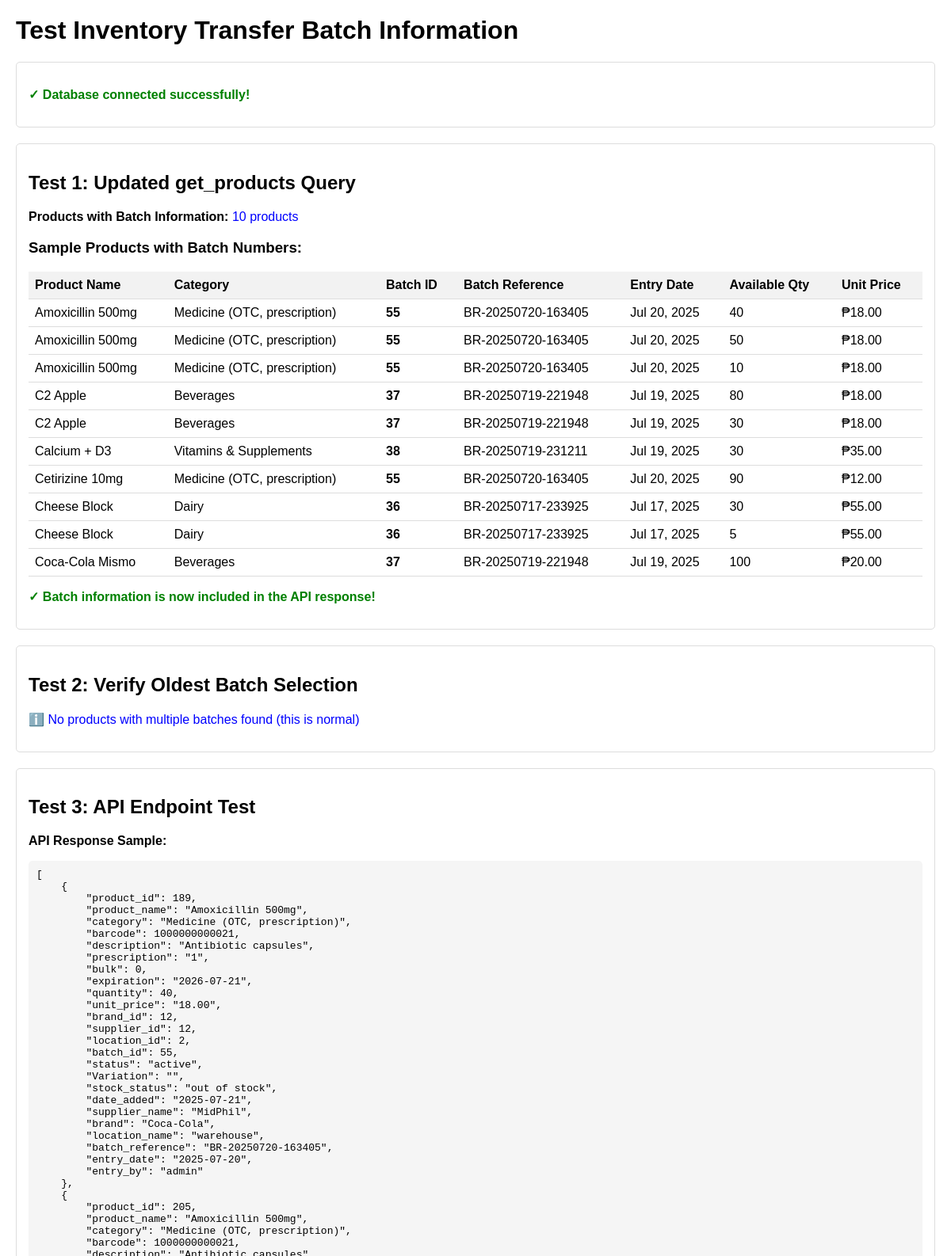
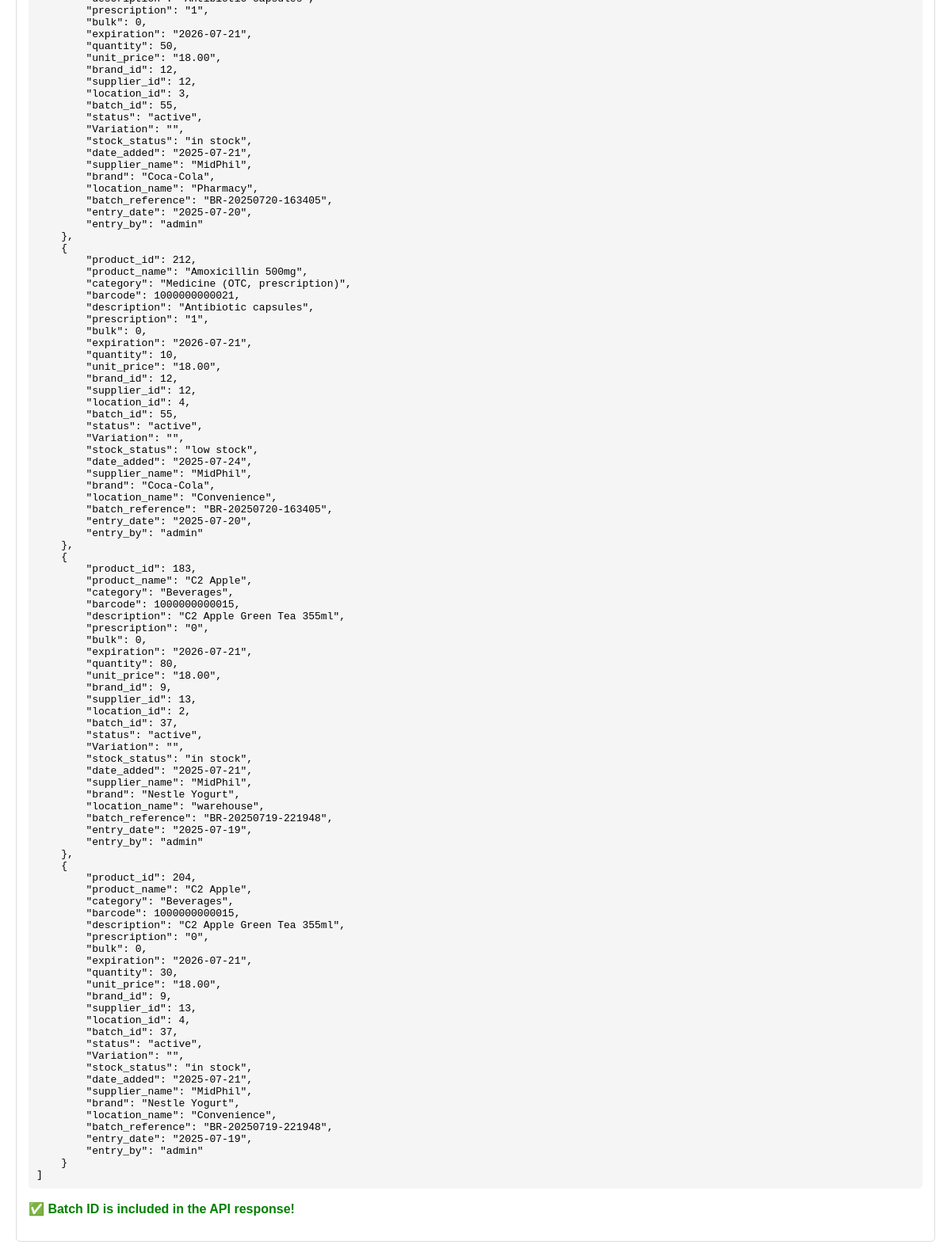
Screenshot of /test_inventory_transfer_batch.php (upper part) with the database file from the repository (2 pictures, top to bottom).
### tables this page shows
CREATE TABLE `tbl_product` (
  `product_id` int(11) NOT NULL,
  `product_name` varchar(255) NOT NULL,
  `category` varchar(255) NOT NULL,
  `barcode` bigint(20) DEFAULT NULL,
  `description` text DEFAULT NULL,
  `prescription` varchar(1) DEFAULT NULL,
  `bulk` tinyint(1) DEFAULT 0,
  `expiration` date DEFAULT NULL,
  `quantity` int(11) NOT NULL,
  `unit_price` decimal(10,2) NOT NULL,
  `brand_id` int(11) DEFAULT NULL,
  `supplier_id` int(11) DEFAULT NULL,
  `location_id` int(11) DEFAULT NULL,
  `batch_id` int(11) DEFAULT NULL,
  `status` enum('active','inactive') DEFAULT 'active',
  `Variation` varchar(255) DEFAULT NULL,
  `stock_status` varchar(20) DEFAULT 'in stock',
  `date_added` date DEFAULT curdate()
);

CREATE TABLE `tbl_batch` (
  `batch_id` int(11) NOT NULL,
  `date` date NOT NULL,
  `time` timestamp NOT NULL DEFAULT current_timestamp() ON UPDATE current_timestamp(),
  `batch` varchar(255) DEFAULT NULL,
  `batch_reference` varchar(50) DEFAULT NULL,
  `supplier_id` int(11) DEFAULT NULL,
  `location_id` int(11) DEFAULT NULL,
  `entry_date` date DEFAULT NULL,
  `entry_time` time DEFAULT NULL,
  `entry_by` varchar(100) DEFAULT NULL,
  `order_no` varchar(50) DEFAULT NULL,
  `order_ref` varchar(50) DEFAULT NULL
);

### test_inventory_transfer_batch.php (the view, shortened to what this page needs)
<?php
$servername = "localhost";
$username = "root";
$password = "";
$dbname = "enguio2";
echo "<h1>Test Inventory Transfer Batch Information</h1>\n";
try {
    $conn = new PDO("mysql:host=$servername;dbname=$dbname;charset=utf8mb4", $username, $password);
    $conn->setAttribute(PDO::ATTR_ERRMODE, PDO::ERRMODE_EXCEPTION);
    echo "<div class='section'>\n";
    echo "<p class='success'>✓ Database connected successfully!</p>\n";
    echo "</div>\n";
    echo "<div class='section'>\n";
    echo "<h2>Test 1: Updated get_products Query</h2>\n";
    $stmt = $conn->prepare("
        SELECT
            p.*,
            s.supplier_name,
            b.brand,
            l.location_name,
            batch.batch_id,
            batch.batch as batch_reference,
            batch.entry_date,
            batch.entry_by,
            COALESCE(p.date_added, CURDATE()) as date_added
        FROM tbl_product p
        LEFT JOIN tbl_supplier s ON p.supplier_id = s.supplier_id
        LEFT JOIN tbl_brand b ON p.brand_id = b.brand_id
        LEFT JOIN tbl_location l ON p.location_id = l.location_id
        LEFT JOIN (
            SELECT
                p2.product_id,
                b2.batch_id,
                b2.batch,
                b2.entry_date,
                b2.entry_by
            FROM tbl_product p2
            LEFT JOIN tbl_batch b2 ON p2.batch_id = b2.batch_id
            WHERE p2.batch_id IS NOT NULL
            GROUP BY p2.product_id
            HAVING MIN(b2.entry_date) = b2.entry_date
        ) batch ON p.product_id = batch.product_id
        WHERE (p.status IS NULL OR p.status <> 'archived')
        ORDER BY p.product_name ASC
        LIMIT 10
    ");
    $stmt->execute();
    $products = $stmt->fetchAll(PDO::FETCH_ASSOC);
    echo "<p><strong>Products with Batch Information:</strong> <span class='info'>" . count($products) . " products</span></p>\n";
    if (!empty($products)) {
        echo "<h3>Sample Products with Batch Numbers:</h3>\n";
        echo "<table>\n";
        echo "<thead><tr>\n";
        echo "<th>Product Name</th><th>Category</th><th>Batch ID</th><th>Batch Reference</th><th>Entry Date</th><th>Available Qty</th><th>Unit Price</th>\n";
        echo "</tr></thead><tbody>\n";
        foreach ($products as $product) {
            echo "<tr>\n";
            echo "<td>" . htmlspecialchars($product['product_name']) . "</td>\n";
            echo "<td>" . htmlspecialchars($product['category']) . "</td>\n";
            echo "<td><strong>" . ($product['batch_id'] ?: 'N/A') . "</strong></td>\n";
            echo "<td>" . htmlspecialchars($product['batch_reference'] ?: 'N/A') . "</td>\n";
            echo "<td>" . ($product['entry_date'] ? date('M d, Y', strtotime($product['entry_date'])) : 'N/A') . "</td>\n";
            echo "<td>" . $product['quantity'] . "</td>\n";
            echo "<td>₱" . number_format($product['unit_price'], 2) . "</td>\n";
            echo "</tr>\n";
        }
        echo "</tbody></table>\n";
        echo "<p class='success'>✓ Batch information is now included in the API response!</p>\n";
    } else {
        echo "<p class='error'>✗ No products found</p>\n";
    }
    echo "</div>\n";
    echo "<div class='section'>\n";
    echo "<h2>Test 2: Verify Oldest Batch Selection</h2>\n";
    $stmt = $conn->prepare("
        SELECT
            p.product_id,
            p.product_name,
            COUNT(DISTINCT b.batch_id) as total_batches,
            MIN(b.entry_date) as oldest_batch_date,
            MAX(b.entry_date) as newest_batch_date
        FROM tbl_product p
        LEFT JOIN tbl_batch b ON p.batch_id = b.batch_id
        WHERE p.status = 'active' AND p.batch_id IS NOT NULL
        GROUP BY p.product_id, p.product_name
        HAVING COUNT(DISTINCT b.batch_id) > 1
        ORDER BY p.product_name
        LIMIT 5
    ");
    $stmt->execute();
    $productsWithMultipleBatches = $stmt->fetchAll(PDO::FETCH_ASSOC);
    if (!empty($productsWithMultipleBatches)) {
        echo "<p><strong>Products with Multiple Batches:</strong> <span class='info'>" . count($productsWithMultipleBatches) . " products</span></p>\n";
        echo "<h3>Batch Date Range Verification:</h3>\n";
        echo "<table>\n";
        echo "<thead><tr>\n";
        echo "<th>Product Name</th><th>Total Batches</th><th>Oldest Batch Date</th><th>Newest Batch Date</th><th>Date Range</th>\n";
        echo "</tr></thead><tbody>\n";
        foreach ($productsWithMultipleBatches as $product) {
            $oldestDate = new DateTime($product['oldest_batch_date']);
            $newestDate = new DateTime($product['newest_batch_date']);
            $dateRange = $oldestDate->diff($newestDate)->days;
            echo "<tr>\n";
            echo "<td>" . htmlspecialchars($product['product_name']) . "</td>\n";
            echo "<td>" . $product['total_batches'] . "</td>\n";
            echo "<td>" . $oldestDate->format('M d, Y') . "</td>\n";
            echo "<td>" . $newestDate->format('M d, Y') . "</td>\n";
            echo "<td>" . $dateRange . " days</td>\n";
            echo "</tr>\n";
        }
        echo "</tbody></table>\n";
        echo "<p class='success'>✓ The API will show only the oldest batch for each product!</p>\n";
    } else {
        echo "<p class='info'>ℹ️ No products with multiple batches found (this is normal)</p>\n";
    }
    echo "</div>\n";
    echo "<div class='section'>\n";
    echo "<h2>Test 3: API Endpoint Test</h2>\n";
    $stmt = $conn->prepare("
        SELECT
            p.*,
            s.supplier_name,
            b.brand,
            l.location_name,
            batch.batch_id,
            batch.batch as batch_reference,
            batch.entry_date,
            batch.entry_by,
            COALESCE(p.date_added, CURDATE()) as date_added
        FROM tbl_product p
        LEFT JOIN tbl_supplier s ON p.supplier_id = s.supplier_id
        LEFT JOIN tbl_brand b ON p.brand_id = b.brand_id
        LEFT JOIN tbl_location l ON p.location_id = l.location_id
        LEFT JOIN (
            SELECT
                p2.product_id,
                b2.batch_id,
                b2.batch,
                b2.entry_date,
                b2.entry_by
            FROM tbl_product p2
            LEFT JOIN tbl_batch b2 ON p2.batch_id = b2.batch_id
            WHERE p2.batch_id IS NOT NULL
            GROUP BY p2.product_id
            HAVING MIN(b2.entry_date) = b2.entry_date
        ) batch ON p.product_id = batch.product_id
        WHERE (p.status IS NULL OR p.status <> 'archived')
        ORDER BY p.product_name ASC
        LIMIT 5
    ");
    $stmt->execute();
    $apiProducts = $stmt->fetchAll(PDO::FETCH_ASSOC);
    echo "<p><strong>API Response Sample:</strong></p>\n";
    echo "<pre>" . json_encode($apiProducts, JSON_PRETTY_PRINT) . "</pre>\n";
    $hasBatchId = false;
    foreach ($apiProducts as $product) {
        if (isset($product['batch_id']) && $product['batch_id'] !== null) {
            $hasBatchId = true;
            break;
        }
    }
    if ($hasBatchId) {
        echo "<p class='success'>✅ Batch ID is included in the API response!</p>\n";
    } else {
        echo "<p class='error'>❌ Batch ID is missing from the API response</p>\n";
    }
    echo "</div>\n";
} catch (Exception $e) {
    echo "<div class='section'>\n";
    echo "<h2>Error</h2>\n";
    echo "<p class='error'>Database error: " . htmlspecialchars($e->getMessage()) . "</p>\n";
    echo "</div>\n";
}
?>

### test_inventory_transfer_batch.php (style rules this page uses)
.section { margin-bottom: 20px; padding: 15px; border: 1px solid #ddd; border-radius: 5px; }
.success { color: green; font-weight: bold; }
.info { color: blue; }
pre { background: #f5f5f5; padding: 10px; border-radius: 5px; overflow-x: auto; }
table { width: 100%; border-collapse: collapse; margin-top: 10px; }
th, td { padding: 8px; text-align: left; border-bottom: 1px solid #ddd; }
th { background-color: #f2f2f2; }

### rows the page displays
tbl_product: product_name "Amoxicillin 500mg", category "Medicine (OTC, prescription)", batch.batch_id "55", batch.batch "BR-20250720-163405", batch.entry_date "Jul 20, 2025", quantity "40", unit_price "18.00"
tbl_product: product_name "Amoxicillin 500mg", category "Medicine (OTC, prescription)", batch.batch_id "55", batch.batch "BR-20250720-163405", batch.entry_date "Jul 20, 2025", quantity "50", unit_price "18.00"
tbl_product: product_name "Amoxicillin 500mg", category "Medicine (OTC, prescription)", batch.batch_id "55", batch.batch "BR-20250720-163405", batch.entry_date "Jul 20, 2025", quantity "10", unit_price "18.00"
tbl_product: product_name "C2 Apple", category "Beverages", batch.batch_id "37", batch.batch "BR-20250719-221948", batch.entry_date "Jul 19, 2025", quantity "80", unit_price "18.00"
tbl_product: product_name "C2 Apple", category "Beverages", batch.batch_id "37", batch.batch "BR-20250719-221948", batch.entry_date "Jul 19, 2025", quantity "30", unit_price "18.00"
tbl_product: product_name "Calcium + D3", category "Vitamins & Supplements", batch.batch_id "38", batch.batch "BR-20250719-231211", batch.entry_date "Jul 19, 2025", quantity "30", unit_price "35.00"
tbl_product: product_name "Cetirizine 10mg", category "Medicine (OTC, prescription)", batch.batch_id "55", batch.batch "BR-20250720-163405", batch.entry_date "Jul 20, 2025", quantity "90", unit_price "12.00"
tbl_product: product_name "Cheese Block", category "Dairy", batch.batch_id "36", batch.batch "BR-20250717-233925", batch.entry_date "Jul 17, 2025", quantity "30", unit_price "55.00"
tbl_product: product_name "Cheese Block", category "Dairy", batch.batch_id "36", batch.batch "BR-20250717-233925", batch.entry_date "Jul 17, 2025", quantity "5", unit_price "55.00"
tbl_product: product_name "Coca-Cola Mismo", category "Beverages", batch.batch_id "37", batch.batch "BR-20250719-221948", batch.entry_date "Jul 19, 2025", quantity "100", unit_price "20.00"

### other values shown
count($products) "10"
